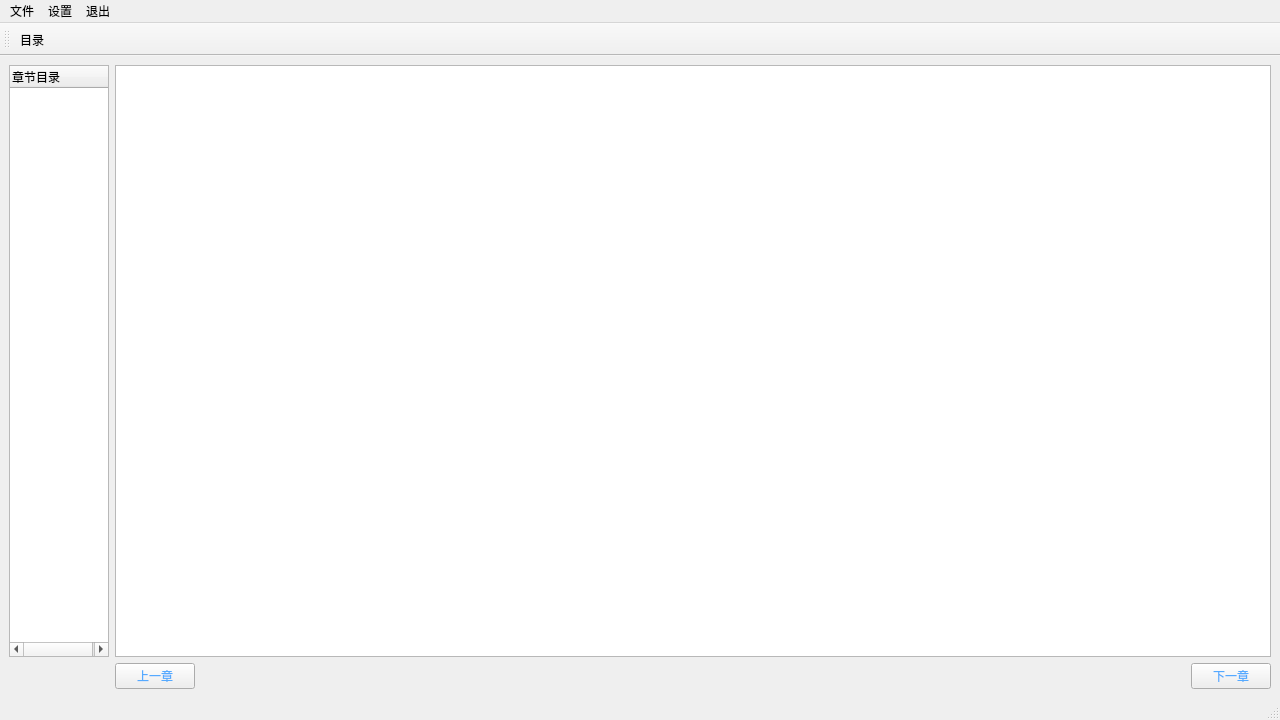
<?xml version="1.0" encoding="UTF-8"?>
<ui version="4.0">
 <class>MainWindow</class>
 <widget class="QMainWindow" name="MainWindow">
  <property name="geometry">
   <rect>
    <x>0</x>
    <y>0</y>
    <width>1280</width>
    <height>720</height>
   </rect>
  </property>
  <property name="minimumSize">
   <size>
    <width>1280</width>
    <height>720</height>
   </size>
  </property>
  <property name="windowTitle">
   <string>TXT阅读器</string>
  </property>
  <property name="windowIcon">
   <iconset resource="../../resource/resources.qrc">
    <normaloff>:/reader.svg</normaloff>:/reader.svg</iconset>
  </property>
  <property name="toolTip">
   <string/>
  </property>
  <property name="statusTip">
   <string/>
  </property>
  <property name="styleSheet">
   <string notr="true"/>
  </property>
  <widget class="QWidget" name="centralwidget">
   <property name="styleSheet">
    <string notr="true"/>
   </property>
   <layout class="QGridLayout" name="gridLayout">
    <item row="0" column="2">
     <widget class="QTextBrowser" name="textBrowser">
      <property name="styleSheet">
       <string notr="true"/>
      </property>
      <property name="frameShape">
       <enum>QFrame::StyledPanel</enum>
      </property>
     </widget>
    </item>
    <item row="0" column="0">
     <widget class="QTreeWidget" name="treeWidget">
      <property name="sizePolicy">
       <sizepolicy hsizetype="Fixed" vsizetype="Expanding">
        <horstretch>0</horstretch>
        <verstretch>0</verstretch>
       </sizepolicy>
      </property>
      <property name="maximumSize">
       <size>
        <width>150</width>
        <height>16777215</height>
       </size>
      </property>
      <property name="styleSheet">
       <string notr="true"/>
      </property>
      <property name="frameShape">
       <enum>QFrame::StyledPanel</enum>
      </property>
      <property name="horizontalScrollBarPolicy">
       <enum>Qt::ScrollBarAsNeeded</enum>
      </property>
      <property name="sizeAdjustPolicy">
       <enum>QAbstractScrollArea::AdjustToContentsOnFirstShow</enum>
      </property>
      <property name="indentation">
       <number>25</number>
      </property>
      <column>
       <property name="text">
        <string notr="true">章节目录</string>
       </property>
       <property name="toolTip">
        <string comment="章节目录" extracomment="章节目录"/>
       </property>
       <property name="statusTip">
        <string comment="章节目录" extracomment="章节目录"/>
       </property>
       <property name="background">
        <color alpha="0">
         <red>130</red>
         <green>135</green>
         <blue>144</blue>
        </color>
       </property>
       <property name="foreground">
        <brush brushstyle="SolidPattern">
         <color alpha="255">
          <red>0</red>
          <green>0</green>
          <blue>0</blue>
         </color>
        </brush>
       </property>
       <property name="icon">
        <iconset resource="../../resource/resources.qrc">
         <normaloff>:/catlogs.svg</normaloff>:/catlogs.svg</iconset>
       </property>
      </column>
     </widget>
    </item>
    <item row="1" column="2">
     <layout class="QHBoxLayout" name="horizontalLayout">
      <item alignment="Qt::AlignLeft">
       <widget class="QPushButton" name="last">
        <property name="statusTip">
         <string>上一章</string>
        </property>
        <property name="styleSheet">
         <string notr="true">color: rgb(85, 170, 255);</string>
        </property>
        <property name="text">
         <string>上一章</string>
        </property>
        <property name="icon">
         <iconset resource="../../resource/resources.qrc">
          <normaloff>:/last.svg</normaloff>:/last.svg</iconset>
        </property>
       </widget>
      </item>
      <item alignment="Qt::AlignLeft">
       <widget class="QPushButton" name="next">
        <property name="statusTip">
         <string>下一章</string>
        </property>
        <property name="layoutDirection">
         <enum>Qt::RightToLeft</enum>
        </property>
        <property name="styleSheet">
         <string notr="true">color: rgb(85, 170, 255);</string>
        </property>
        <property name="text">
         <string>下一章</string>
        </property>
        <property name="icon">
         <iconset resource="../../resource/resources.qrc">
          <normaloff>:/next.svg</normaloff>:/next.svg</iconset>
        </property>
        <property name="autoRepeat">
         <bool>false</bool>
        </property>
        <property name="autoExclusive">
         <bool>false</bool>
        </property>
       </widget>
      </item>
     </layout>
    </item>
   </layout>
  </widget>
  <widget class="QToolBar" name="toolBar">
   <property name="windowTitle">
    <string>toolBar</string>
   </property>
   <property name="toolTip">
    <string>工具栏</string>
   </property>
   <property name="statusTip">
    <string>工具栏</string>
   </property>
   <property name="layoutDirection">
    <enum>Qt::LeftToRight</enum>
   </property>
   <attribute name="toolBarArea">
    <enum>TopToolBarArea</enum>
   </attribute>
   <attribute name="toolBarBreak">
    <bool>false</bool>
   </attribute>
   <addaction name="catlog"/>
  </widget>
  <widget class="QMenuBar" name="menubar">
   <property name="geometry">
    <rect>
     <x>0</x>
     <y>0</y>
     <width>1280</width>
     <height>26</height>
    </rect>
   </property>
   <widget class="QMenu" name="file">
    <property name="toolTip">
     <string>打开文件</string>
    </property>
    <property name="toolTipDuration">
     <number>3</number>
    </property>
    <property name="statusTip">
     <string>打开文件</string>
    </property>
    <property name="title">
     <string>文件</string>
    </property>
    <property name="icon">
     <iconset resource="../../resource/resources.qrc">
      <normaloff>:/files.svg</normaloff>:/files.svg</iconset>
    </property>
    <widget class="QMenu" name="openlastfile">
     <property name="title">
      <string>打开最近的文件</string>
     </property>
     <property name="icon">
      <iconset resource="../../resource/resources.qrc">
       <normaloff>:/file_last.svg</normaloff>:/file_last.svg</iconset>
     </property>
    </widget>
    <addaction name="fileopen"/>
    <addaction name="openlastfile"/>
   </widget>
   <widget class="QMenu" name="setting">
    <property name="title">
     <string>设置</string>
    </property>
    <property name="icon">
     <iconset resource="../../resource/resources.qrc">
      <normaloff>:/setting.svg</normaloff>:/setting.svg</iconset>
    </property>
    <widget class="QMenu" name="bgimg">
     <property name="title">
      <string>背景图片</string>
     </property>
     <property name="icon">
      <iconset resource="../../resource/resources.qrc">
       <normaloff>:/bg.svg</normaloff>:/bg.svg</iconset>
     </property>
     <addaction name="actionimport"/>
     <addaction name="actionclose"/>
    </widget>
    <widget class="QMenu" name="fontcolor">
     <property name="title">
      <string>字体和颜色</string>
     </property>
     <property name="icon">
      <iconset resource="../../resource/resources.qrc">
       <normaloff>:/fontcolor.svg</normaloff>:/fontcolor.svg</iconset>
     </property>
     <addaction name="actionfont"/>
     <addaction name="actioncolor"/>
    </widget>
    <addaction name="fontcolor"/>
    <addaction name="bgimg"/>
    <addaction name="actiondefaults"/>
   </widget>
   <widget class="QMenu" name="exit">
    <property name="toolTip">
     <string>退出</string>
    </property>
    <property name="statusTip">
     <string>退出</string>
    </property>
    <property name="title">
     <string>退出</string>
    </property>
    <property name="icon">
     <iconset resource="../../resource/resources.qrc">
      <normaloff>:/exit.svg</normaloff>:/exit.svg</iconset>
    </property>
    <addaction name="actionexit"/>
   </widget>
   <addaction name="file"/>
   <addaction name="setting"/>
   <addaction name="exit"/>
  </widget>
  <widget class="QStatusBar" name="statusbar"/>
  <action name="catlog">
   <property name="icon">
    <iconset resource="../../resource/resources.qrc">
     <normaloff>:/catlog.svg</normaloff>:/catlog.svg</iconset>
   </property>
   <property name="text">
    <string>目录</string>
   </property>
   <property name="toolTip">
    <string>目录</string>
   </property>
  </action>
  <action name="file_2">
   <property name="icon">
    <iconset resource="../../resource/resources.qrc">
     <normaloff>:/files.svg</normaloff>:/files.svg</iconset>
   </property>
   <property name="text">
    <string>文件</string>
   </property>
   <property name="toolTip">
    <string>打开文件</string>
   </property>
  </action>
  <action name="actionopen_last_3">
   <property name="icon">
    <iconset resource="../../resource/resources.qrc">
     <normaloff>:/file_last.svg</normaloff>:/file_last.svg</iconset>
   </property>
   <property name="text">
    <string>打开最近的文件</string>
   </property>
   <property name="toolTip">
    <string>打开最近的文件</string>
   </property>
   <property name="shortcut">
    <string>Ctrl+L</string>
   </property>
  </action>
  <action name="actionexit">
   <property name="icon">
    <iconset resource="../../resource/resources.qrc">
     <normaloff>:/exit.svg</normaloff>:/exit.svg</iconset>
   </property>
   <property name="text">
    <string>退出</string>
   </property>
   <property name="statusTip">
    <string>退出</string>
   </property>
   <property name="shortcut">
    <string>Ctrl+Q</string>
   </property>
  </action>
  <action name="actionimport">
   <property name="icon">
    <iconset resource="../../resource/resources.qrc">
     <normaloff>:/import.svg</normaloff>:/import.svg</iconset>
   </property>
   <property name="text">
    <string>导入背景图片</string>
   </property>
   <property name="statusTip">
    <string>导入背景图片</string>
   </property>
  </action>
  <action name="actionclose">
   <property name="icon">
    <iconset resource="../../resource/resources.qrc">
     <normaloff>:/close.svg</normaloff>:/close.svg</iconset>
   </property>
   <property name="text">
    <string>关闭背景图片</string>
   </property>
   <property name="statusTip">
    <string>关闭背景图片</string>
   </property>
  </action>
  <action name="last_file1">
   <property name="text">
    <string>1</string>
   </property>
  </action>
  <action name="action1">
   <property name="text">
    <string>1</string>
   </property>
  </action>
  <action name="action1_2">
   <property name="text">
    <string>1</string>
   </property>
  </action>
  <action name="fileopen">
   <property name="icon">
    <iconset resource="../../resource/resources.qrc">
     <normaloff>:/file.svg</normaloff>:/file.svg</iconset>
   </property>
   <property name="text">
    <string>打开文件</string>
   </property>
   <property name="statusTip">
    <string>打开文件</string>
   </property>
   <property name="shortcut">
    <string>Ctrl+O</string>
   </property>
  </action>
  <action name="action1_3">
   <property name="text">
    <string>1</string>
   </property>
  </action>
  <action name="actionfont">
   <property name="icon">
    <iconset resource="../../resource/resources.qrc">
     <normaloff>:/font.svg</normaloff>:/font.svg</iconset>
   </property>
   <property name="text">
    <string>选择字体</string>
   </property>
   <property name="statusTip">
    <string>选择字体</string>
   </property>
  </action>
  <action name="actioncolor">
   <property name="icon">
    <iconset resource="../../resource/resources.qrc">
     <normaloff>:/color.svg</normaloff>:/color.svg</iconset>
   </property>
   <property name="text">
    <string>选择颜色</string>
   </property>
   <property name="statusTip">
    <string>选择颜色</string>
   </property>
  </action>
  <action name="actiondefault">
   <property name="text">
    <string>default</string>
   </property>
  </action>
  <action name="actiondefaults">
   <property name="icon">
    <iconset resource="../../resource/resources.qrc">
     <normaloff>:/default.svg</normaloff>:/default.svg</iconset>
   </property>
   <property name="text">
    <string>恢复默认设置</string>
   </property>
   <property name="statusTip">
    <string>恢复默认设置</string>
   </property>
  </action>
 </widget>
 <resources>
  <include location="../../resource/resources.qrc"/>
 </resources>
 <connections>
  <connection>
   <sender>actionexit</sender>
   <signal>triggered()</signal>
   <receiver>MainWindow</receiver>
   <slot>close()</slot>
   <hints>
    <hint type="sourcelabel">
     <x>-1</x>
     <y>-1</y>
    </hint>
    <hint type="destinationlabel">
     <x>639</x>
     <y>359</y>
    </hint>
   </hints>
  </connection>
 </connections>
</ui>
